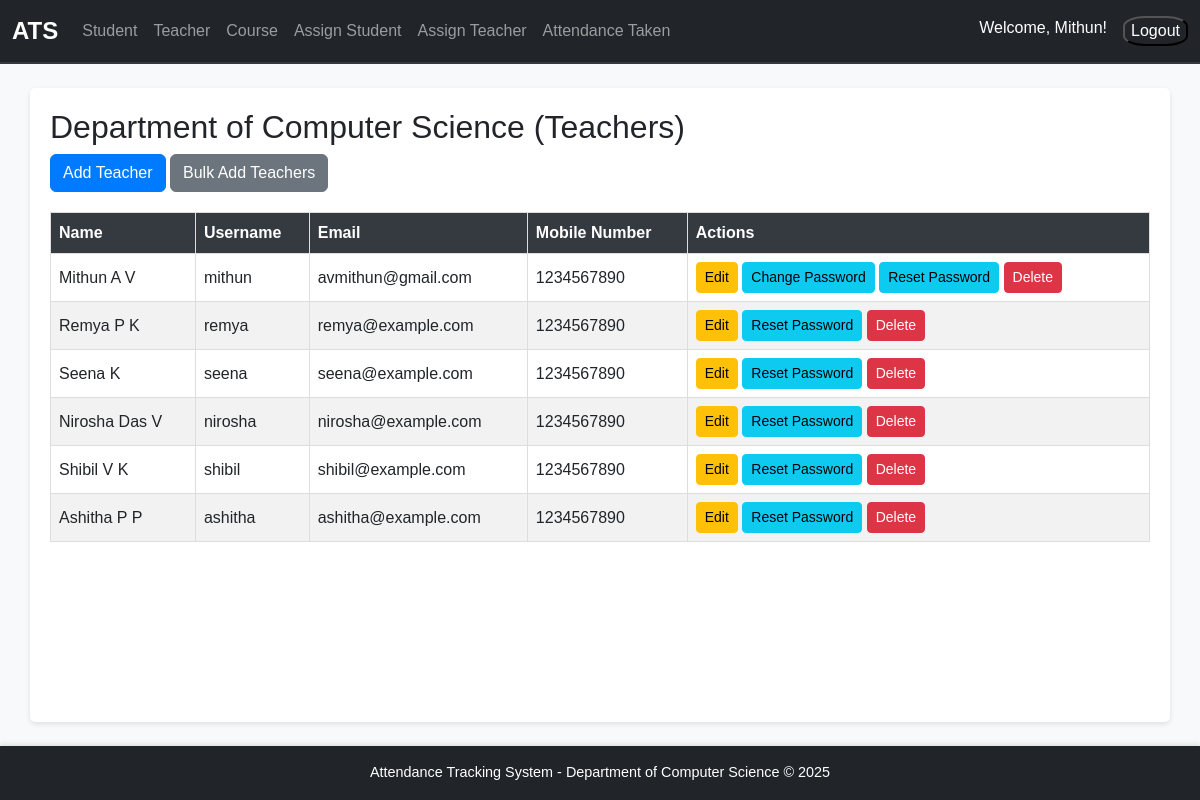
Page /teachers/ (signed in) on the earlier database version.
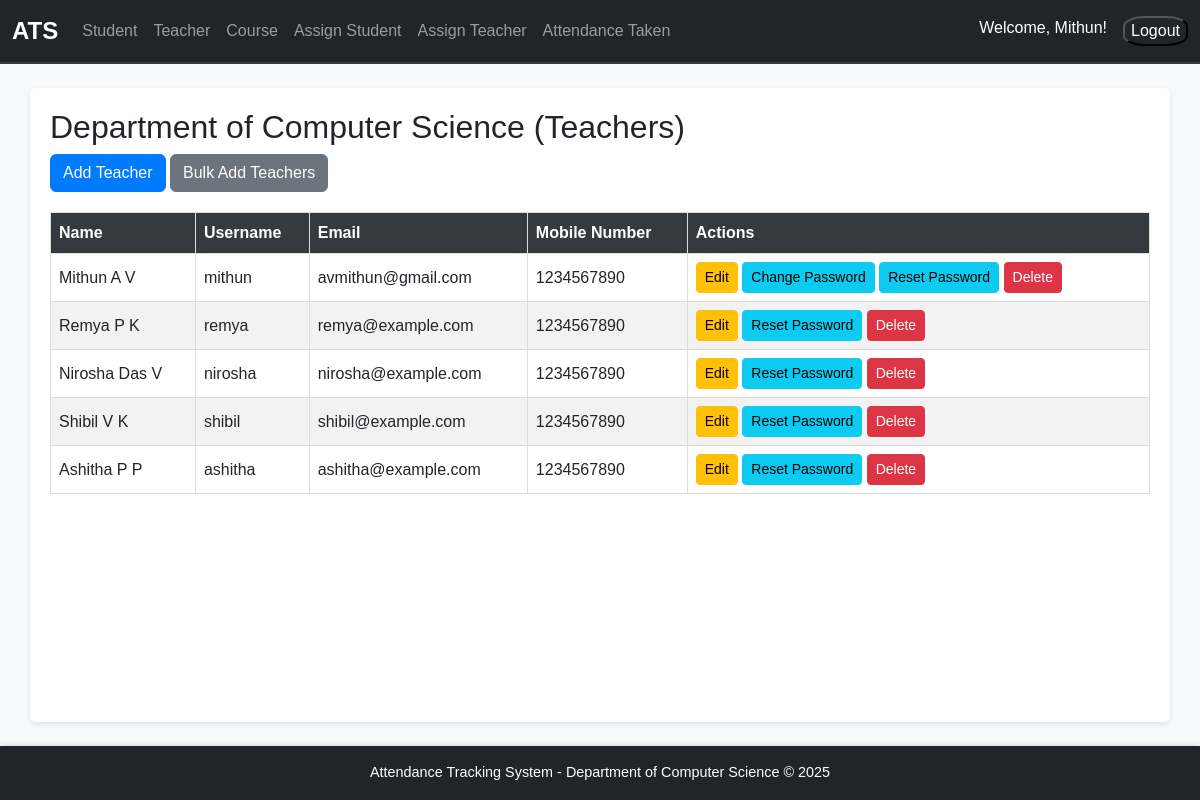
Same page on the later database version.
### attendance/models.py (models this page shows, shortened)
class Department(models.Model):
    name = models.CharField(max_length=255, unique=True)
    def __str__(self):
        return self.name

class Teacher(models.Model):
    user = models.OneToOneField(User, on_delete=models.CASCADE)  # Link to default User model
    department = models.ForeignKey(Department, on_delete=models.CASCADE, related_name="teachers")
    phone_number = models.CharField(max_length=15, blank=True)

### attendance/views.py (the view)
# urls.py: path('teachers/', views.teacher_list, name='teacher_list'),
@login_required
def teacher_list(request):
    teacher = Teacher.objects.get(user=request.user)
    department = teacher.department
    teachers = Teacher.objects.filter(department=department)
    return render(request, 'attendance/teacher_list.html', {'teachers': teachers, 'department':department})

### attendance/context_processors.py (called while the page is built)
def is_hod(request):
    return {'is_hod': request.user.groups.filter(name='HoD').exists()}

### attendance/templates/attendance/teacher_list.html (shortened to what this page needs)
{% extends 'base.html' %}
{% block content %}
  <h2> Department of {{ department }} (Teachers)</h2>
  <div class="mb-3">
    {% if is_hod %}
        <a href="{% url 'register_teacher' %}" class="btn btn-primary">Add Teacher</a>
        <a href="{% url 'upload_teachers' %}" class="btn btn-secondary">Bulk Add Teachers</a>
    {% endif %}
  </div>
  <table>
    <thead>
      <tr>
        <th>Name</th>
        <th>Username</th>
        <th>Email</th>
        <th>Mobile Number</th>
        <th>Actions</th>
      </tr>
    </thead>
    <tbody>
      {% for teacher in teachers %}
        <tr>
          <td>{{ teacher.user.first_name }}</td>
          <td>{{ teacher.user.username }}</td>
          <td>{{ teacher.user.email }}</td>
          <td>{{ teacher.phone_number }}</td>
          <td>
            {% if is_hod %}
                <a href="{% url 'edit_teacher' teacher.id %}" class="btn btn-warning btn-sm">Edit</a>
                {% if teacher.user == request.user %}
                    <a href="{% url 'change_password' teacher.id %}" class="btn btn-info btn-sm">Change Password</a>
                    <a href="{% url 'reset_password' teacher.id %}" class="btn btn-info btn-sm"
                       onclick="return confirm('You will be logged out after Reset (password: {{ teacher.user.username }}@123)')">Reset Password</a>
                {% else %}
                    <a href="{% url 'reset_password' teacher.id %}" class="btn btn-info btn-sm"
                       onclick="return confirm('password: {{ teacher.user.username }}@123')">Reset Password</a>
                {% endif %}
                <a href="{% url 'delete_teacher' teacher.id %}" class="btn btn-danger btn-sm" onclick="return confirm('Are you sure you want to delete this teacher?')">Delete</a>
            {% endif %}
          </td>
        </tr>
      {% empty %}
        <tr>
          <td colspan="5">No teachers found.</td>
        </tr>
      {% endfor %}
    </tbody>
  </table>
{% endblock %}

### templates/base.html (shortened to what this page needs)
{% load static %}
<!DOCTYPE html>
<html lang="en">
<head>
    <link href="https://cdn.jsdelivr.net/npm/bootstrap@5.3.0/dist/css/bootstrap.min.css" rel="stylesheet">
    <link rel="stylesheet" href="{% static 'base.css' %}">
</head>
<body>
    <nav class="navbar navbar-expand-lg navbar-dark bg-dark">
        <div class="container-fluid">
            <a class="navbar-brand" href="{% url 'index' %}">ATS</a>
            <div class="collapse navbar-collapse" id="navbarNav">
                <ul class="navbar-nav me-auto">
                    <li class="nav-item">
                        <a class="nav-link" href="{% url 'student_list' %}">Student</a>
                    </li>
                    <li class="nav-item">
                        <a class="nav-link" href="{% url 'teacher_list' %}">Teacher</a>
                    </li>
                    <li class="nav-item">
                        <a class="nav-link" href="{% url 'course_list' %}">Course</a>
                    </li>
                    {% if is_hod %}
                        <li class="nav-item">
                            <a class="nav-link" href="{% url 'student_course_assign' %}">Assign Student</a>
                        </li>
                        <li class="nav-item">
                            <a class="nav-link" href="{% url 'teacher_course_assign' %}">Assign Teacher</a>
                        </li>
                    {% endif %}
                    <li class="nav-item">
                        <a class="nav-link" href="{% url 'teacher_attendance_list' %}">Attendance Taken</a>
                    </li>
                </ul>
                {% if user.is_authenticated %}
                <ul class="navbar-nav">
                    <li class="nav-item">
                        <span class="navbar-text text-white me-3">Welcome, {{ user.username|title }}!</span>
                    </li>
                    <li>
                        <form  method="post" action="{% url 'logout' %}">
                            <button class="logout" type="submit">Logout</button>
                          </form>
                    </li>
                </ul>
                {% else %}
                <ul class="navbar-nav">
                    <li class="nav-item">
                        <a class="nav-link" href="#">Login</a>
                    </li>
                </ul>
                {% endif %}
            </div>
        </div>
    </nav>
    <div class="container mt-4">
        {% block content %}{% endblock %}
    </div>
    <footer class="bg-dark text-white text-center py-3 mt-4">
        <p class="mb-0">Attendance Tracking System - Department of Computer Science &copy; 2025</p>
    </footer>
</body>
</html>

### static/base.css (style rules this page uses)
html, body { font-family: 'Arial', sans-serif; background-color: #f8f9fa; color: #212529; height: 100%; margin: 0; display: flex; flex-direction: column; }
.navbar { border-bottom: 2px solid #343a40; }
.navbar-brand { font-weight: bold; font-size: 1.5rem; }
.nav-item .nav-link { font-size: 1rem; padding: 0.5rem 1rem; transition: color 0.2s ease-in-out; }
footer { background-color: #343a40; color: #ffffff; font-size: 0.9rem; text-align: center; padding: 10px 0; box-shadow: 0 -2px 5px rgba(0, 0, 0, 0.1); }
.container { flex: 1; background-color: #ffffff; border-radius: 5px; box-shadow: 0 2px 5px rgba(0, 0, 0, 0.1); padding: 20px; }
.btn-primary { background-color: #007bff; border-color: #007bff; transition: background-color 0.2s, border-color 0.2s; }
table { width: 100%; border-collapse: collapse; margin: 20px 0; }
table th, table td { border: 1px solid #ddd; padding: 8px; text-align: left; }
table th { background-color: #343a40; color: #ffffff; }
table tr:nth-child(even) { background-color: #f2f2f2; }
.text-center { text-align: center; }
.mt-4 { margin-top: 1.5rem; }
.logout { background-color: transparent; border-radius: 34%; color: white; }

Differences in the rows shown:
removed Teacher: user.first_name "Seena K", user.username "seena", user.email "seena@example.com", phone_number "1234567890"
